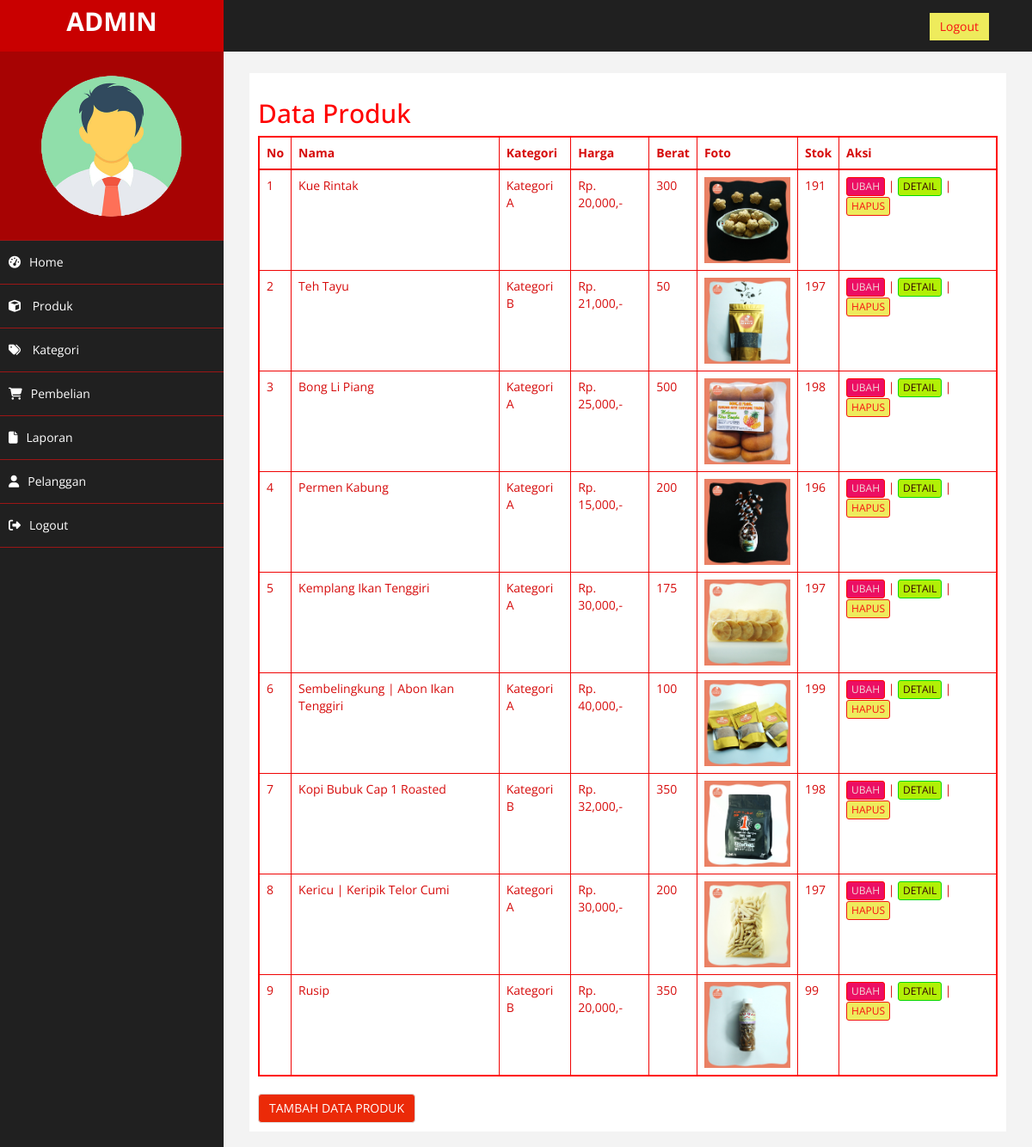
Screenshot of /admin/index.php?halaman=produk (signed in) with the database file from the repository.
### tables this page shows
CREATE TABLE `produk` (
  `id_produk` int(11) NOT NULL,
  `id_kategori` int(5) NOT NULL,
  `nama_produk` varchar(100) NOT NULL,
  `harga_produk` int(11) NOT NULL,
  `berat_produk` int(11) NOT NULL,
  `foto_produk` varchar(100) NOT NULL,
  `deskripsi_produk` text NOT NULL,
  `stok_produk` int(5) NOT NULL
);

CREATE TABLE `kategori` (
  `id_kategori` int(5) NOT NULL,
  `nama_kategori` varchar(30) NOT NULL
);

### admin/produk.php (the view)
<h2>Data Produk</h2>
<table class="table table-bordered">
	<thead>
		<tr>
		<th>No</th>
		<th>Nama</th>
		<th>Kategori</th>
		<th>Harga</th>
		<th>Berat</th>
		<th>Foto</th>
		<th>Stok</th>
		<th>Aksi</th>
		</tr>
	</thead>
	<tbody>
		<?php $no=1; ?>
		<?php $ambil = $koneksi->query("SELECT * FROM produk LEFT JOIN kategori ON produk.id_kategori=kategori.id_kategori") ?>
		<?php while($pecah = $ambil->fetch_assoc()): ?>
		<tr>
			<td><?= $no; ?></td>
			<td><?= $pecah["nama_produk"]; ?></td>
			<td><?= $pecah['nama_kategori']; ?></td>
			<td>Rp. <?= number_format($pecah["harga_produk"]); ?>,-</td>
			<td><?= $pecah["berat_produk"]; ?></td>
			<td>
				<img src="../foto_produk/<?= $pecah["foto_produk"]; ?>" width="100">
			</td>
			<td><?= $pecah['stok_produk']; ?></td>
			<td>
				<a href="index.php?halaman=ubahproduk&id=<?= $pecah['id_produk']; ?>" class="btn btn-warning btn-xs">UBAH</a> |
				<a href="index.php?halaman=detailproduk&id=<?= $pecah['id_produk']; ?>" class="btn btn-info btn-xs">DETAIL</a> |
				<a href="index.php?halaman=hapusproduk&id=<?= $pecah['id_produk']; ?>" onclick="return confirm('Yakin akan menghapus data?')" class="btn btn-danger btn-xs">HAPUS</a>
			</td>
		</tr>
		<?php $no++; ?>
		<?php endwhile; ?>
	</tbody>
</table>
<a href="index.php?halaman=tambahproduk" class="btn btn-primary">TAMBAH DATA PRODUK</a>

### admin/assets/css/custom.css (style rules this page uses)
body { font-family: 'Open Sans', sans-serif; }
h2 { color: #f00; }

### rows the page displays
produk: nama_produk "Kue Rintak", id_kategori.nama_kategori "Kategori A", harga_produk "20,000", berat_produk "300", foto_produk (picture), stok_produk "191"
produk: nama_produk "Teh Tayu", id_kategori.nama_kategori "Kategori B", harga_produk "21,000", berat_produk "50", foto_produk (picture), stok_produk "197"
produk: nama_produk "Bong Li Piang", id_kategori.nama_kategori "Kategori A", harga_produk "25,000", berat_produk "500", foto_produk (picture), stok_produk "198"
produk: nama_produk "Permen Kabung", id_kategori.nama_kategori "Kategori A", harga_produk "15,000", berat_produk "200", foto_produk (picture), stok_produk "196"
produk: nama_produk "Kemplang Ikan Tenggiri", id_kategori.nama_kategori "Kategori A", harga_produk "30,000", berat_produk "175", foto_produk (picture), stok_produk "197"
produk: nama_produk "Sembelingkung | Abon Ikan Tenggiri", id_kategori.nama_kategori "Kategori A", harga_produk "40,000", berat_produk "100", foto_produk (picture), stok_produk "199"
produk: nama_produk "Kopi Bubuk Cap 1 Roasted", id_kategori.nama_kategori "Kategori B", harga_produk "32,000", berat_produk "350", foto_produk (picture), stok_produk "198"
produk: nama_produk "Kericu | Keripik Telor Cumi", id_kategori.nama_kategori "Kategori A", harga_produk "30,000", berat_produk "200", foto_produk (picture), stok_produk "197"
produk: nama_produk "Rusip", id_kategori.nama_kategori "Kategori B", harga_produk "20,000", berat_produk "350", foto_produk (picture), stok_produk "99"
